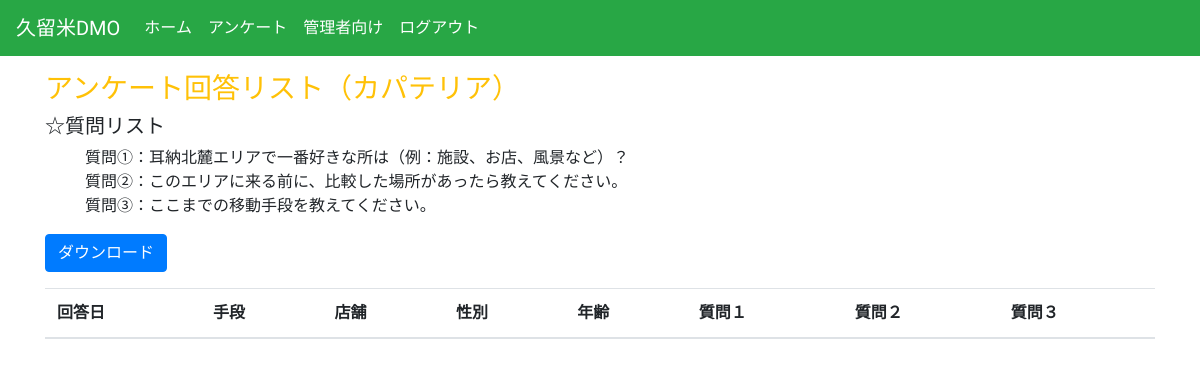
/ka_list/ (signed in), run on an earlier commit of the app's database.
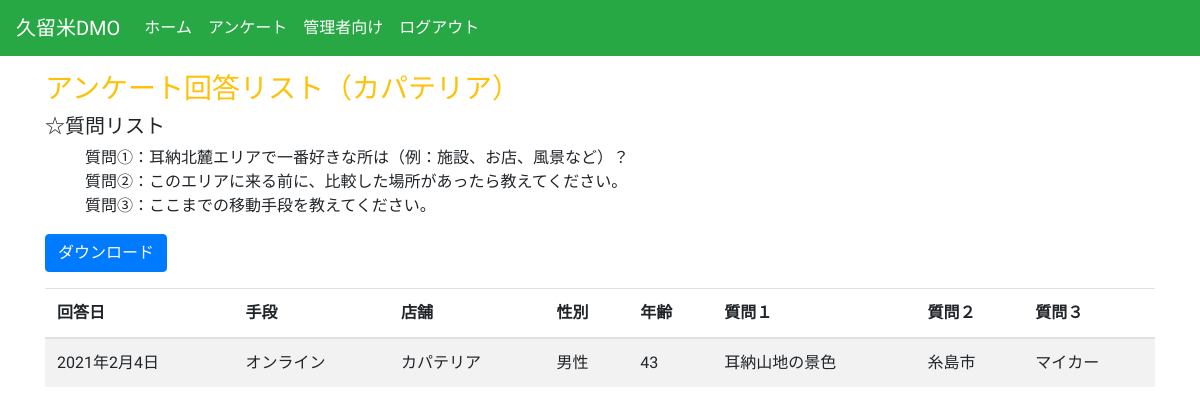
And on a later commit of the database.
### anke/models.py (models this page shows, shortened)
class Anke(models.Model):
    STATUS_CHOICES = (
        ('on', 'オンライン'),
        ('off', '紙'),
    )
    SHOP_CHOICES = (
        ('ka', 'カパテリア'),
        ('be', '紅乙女酒造'),
        ('ky', '巨峰ワイン'),
        ('ju', '樹蘭マルシェ'),
    )
    SEX_CHOICES = (
        ('m', '男性'),
        ('f', '女性'),
    )
    TRAFFIC_CHOICES = (
        ('m-car','マイカー'),
        ('r-car','レンタカー'),
        ('jr','ＪＲ'),
        ('r-bus','路線バス'),
        ('s-bus','観光バス'),
        ('others','その他'),
    )
    user = models.ForeignKey(settings.AUTH_USER_MODEL,
                             related_name='anke_created',
                             on_delete=models.PROTECT, verbose_name=('ユーザー'), null=True, blank=True)
    name = models.CharField(max_length=200, verbose_name=('氏名'))
    shop = models.CharField(max_length=300, null=True, verbose_name=('お店'), choices=SHOP_CHOICES)
    age = models.PositiveIntegerField(null=True, verbose_name=('年齢'))
    sex = models.CharField(max_length=200, null=True, verbose_name=('性別'), choices=SEX_CHOICES)
    address = models.CharField(blank=True, null=True, max_length=300, verbose_name=('住所'))
    email = models.EmailField(verbose_name=('Eメールアドレス'))
    created = models.DateTimeField(auto_now_add=True, verbose_name=('回答日時'), null=True)
    status = models.CharField(max_length=200, choices=STATUS_CHOICES, verbose_name='回答手段', null=True, default='on')
    question1 = models.TextField(blank=True, null=True, verbose_name=('質問①'))
    question2 = models.TextField(blank=True, null=True, verbose_name=('質問②'))
    question3 = models.CharField(max_length=200, choices=TRAFFIC_CHOICES, verbose_name='質問③', null=True, blank=True)
    class Meta:
        verbose_name = ('アンケート')
        verbose_name_plural = ('アンケート')
        permissions = [
            ('special_status1', 'kapateria'),
        ]

### anke/views.py (the view)
# urls.py: path('ka_list/', views.AnkeKapaList.as_view(), name='ka_list'),
class AnkeKapaList(PermissionRequiredMixin, LoginRequiredMixin, ListView):
    model = Anke
    queryset = Anke.objects.filter(shop='ka')
    template_name = 'anke/ka_list.html'
    context_object_name = 'data'
    permission_required = 'anke.special_status1'

### anke/templates/anke/ka_list.html (shortened to what this page needs)
{% extends 'base.html' %}
{% load crispy_forms_tags %}
{% block content %}
<div class="container">
<h3 class="mt-3 text-warning">アンケート回答リスト（カパテリア）</h3>
    <div class="questions">
      <h5>☆質問リスト</h5>
      <ul  style="list-style: none;">
        <li>質問①：耳納北麓エリアで一番好きな所は（例：施設、お店、風景など）？</li>
        <li>質問②：このエリアに来る前に、比較した場所があったら教えてください。</li>
        <li>質問③：ここまでの移動手段を教えてください。</li>
      </ul>
    </div>
    <a class="btn btn-primary mb-3" href="{%  url 'anke:ka_export' %}">ダウンロード</a>
    <table class="table table-striped">
        <thead>
            <tr>
            <th scope="col">回答日</th>
            <th scope="col">手段</th>
            <th scope="col">店舗</th>
            <th scope="col">性別</th>
            <th scope="col">年齢</th>
            <th scope="col">質問１</th>
            <th scope="col">質問２</th>
            <th scope="col">質問３</th>
            </tr>
          </thead>
    <tbody>
    {% for answer in data %}
    <tr　scope="row">
      <td>{{answer.created|date}}</td>
      <td>{{answer.get_status_display}}</td>
      <td>{{answer.get_shop_display}}</td>
      <td>{{answer.get_sex_display}}</td>
      <td>{{answer.age}}</td>
      <td>{{answer.question1}}</td>
      <td>{{answer.question2}}</td>
      <td>{{answer.get_question3_display}}</td>
  </tr>
    {% endfor %}
    </tbody>
    </table>
</div>
{% endblock content %}

What changed in the data, as far as the page shows it:
added Anke: created "2021年2月4日", status "オンライン", shop "カパテリア", sex "男性", age "43", question1 "耳納山地の景色", question2 "糸島市", question3 "マイカー"
